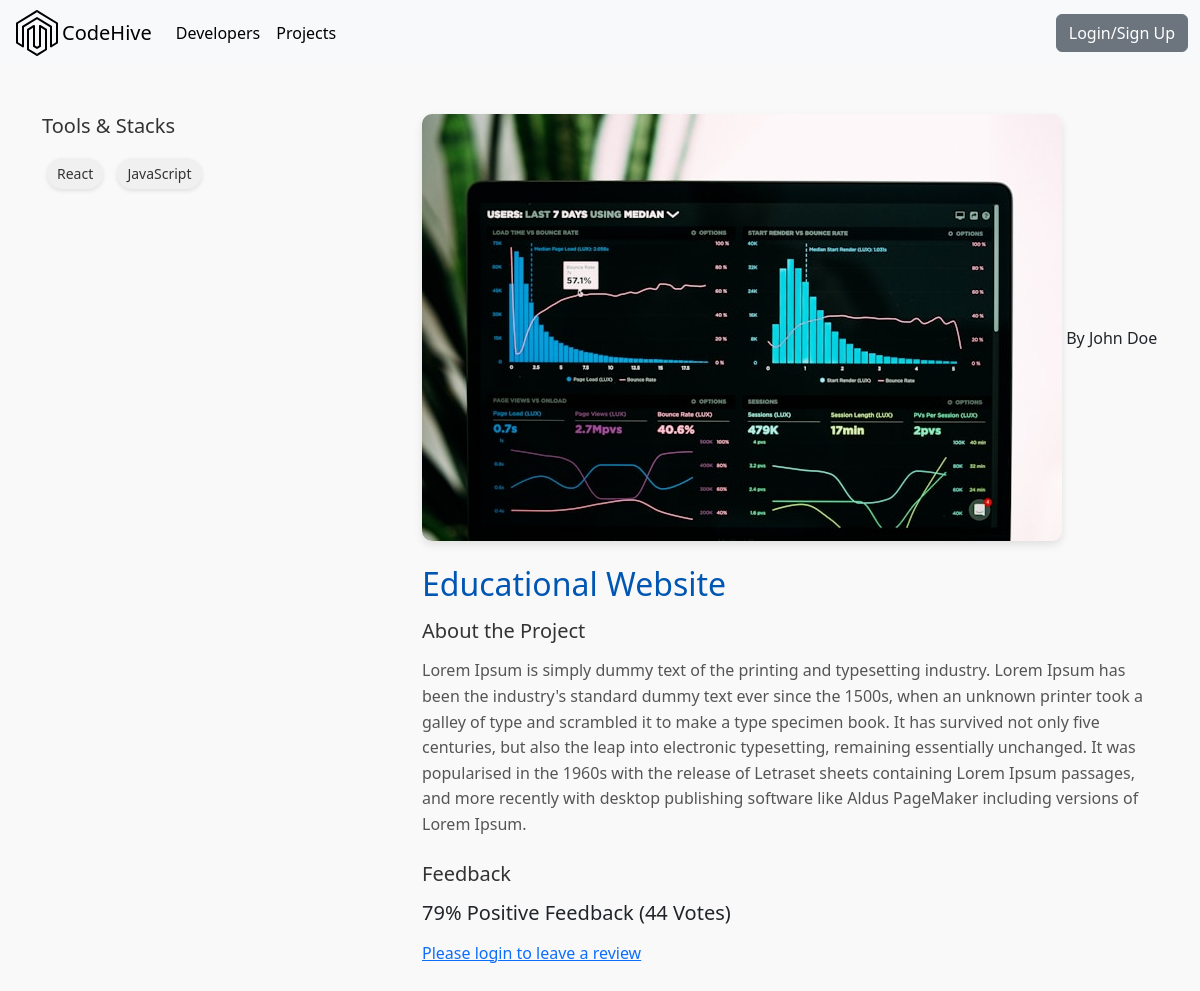
/projects/project/2fd3b689-e79a-4828-8b91-58bcdd89ed6d/, run on an earlier commit of the app's database.
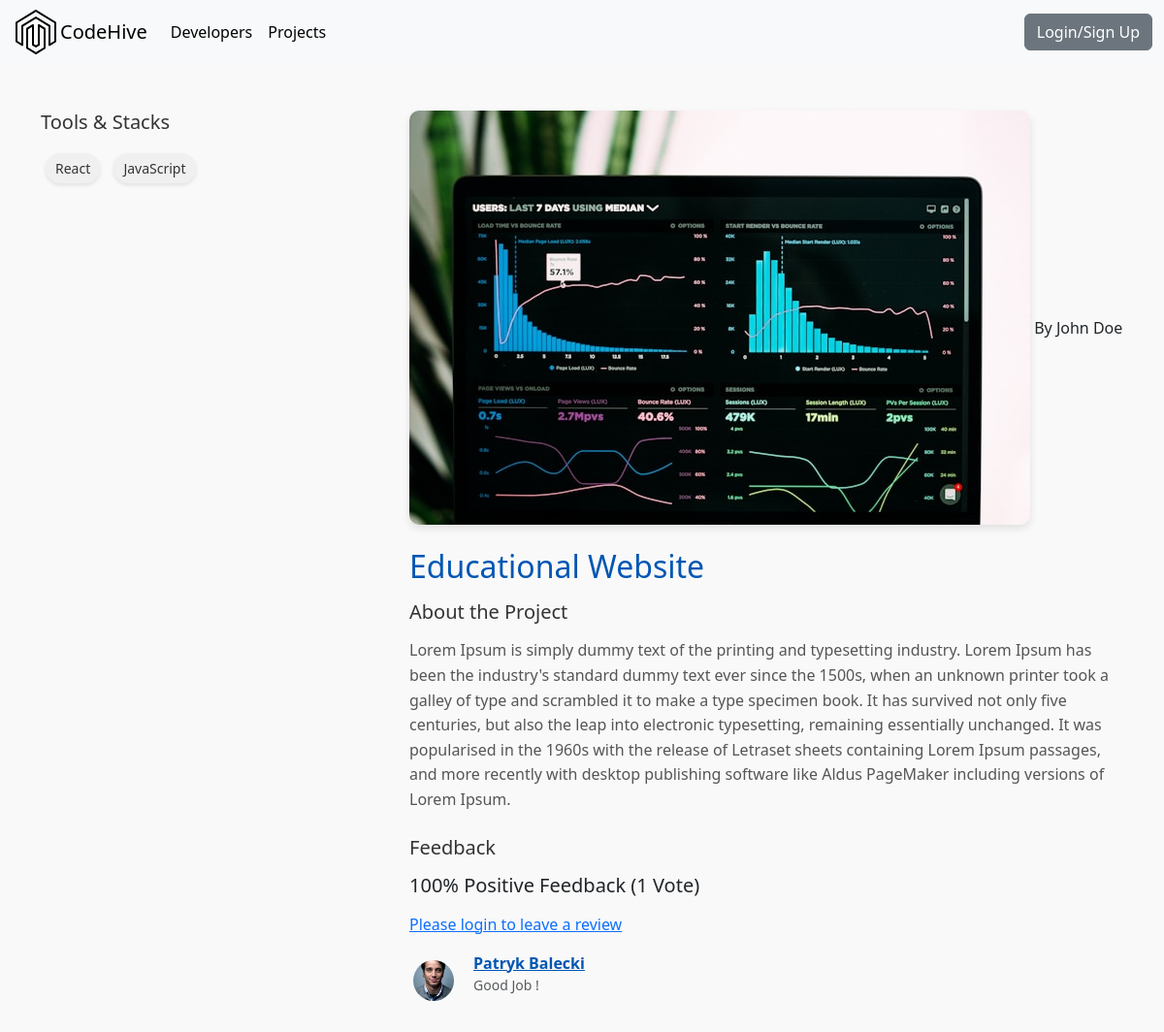
And on a later commit of the database.
### projects/models.py (models this page shows, shortened)
class Tag(models.Model):
    name = models.CharField(max_length=200)
    created = models.DateTimeField(auto_now_add=True)
    id = models.UUIDField(default=uuid.uuid4, unique=True, primary_key=True, editable=False)
    def __str__(self):
        return self.name

class Project(models.Model):
    owner = models.ForeignKey(Profile, null=True, blank=True, on_delete=models.CASCADE)
    title = models.CharField(max_length=200)
    description = models.TextField(null=True, blank=True)
    featured_image = models.ImageField(null=True, blank=True, default="default.jpg")
    demo_link = models.CharField(max_length=2000, null=True, blank=True)
    source_link = models.CharField(max_length=2000, null=True, blank=True)
    tags = models.ManyToManyField('Tag', blank=True)
    vote_total = models.IntegerField(default=0, null=True, blank=True)
    vote_ratio = models.IntegerField(default=0, null=True, blank=True)
    created = models.DateTimeField(auto_now_add=True)
    id = models.UUIDField(default=uuid.uuid4, unique=True, primary_key=True, editable=False)
    class Meta:
        ordering = ['-vote_ratio', '-vote_total', 'title']
    @property
    def reviewers(self):
        queryset = self.review_set.all().values_list('owner__id', flat=True)
        return queryset

class Review(models.Model):
    VOTE_TYPE = (
        ('up', 'Up Vote'),
        ('down', 'Down Vote'),
    )
    owner = models.ForeignKey(Profile, on_delete=models.CASCADE, null=True)
    project = models.ForeignKey(Project, on_delete=models.CASCADE)
    body = models.TextField(null=True, blank=True)
    value = models.CharField(max_length=200, choices=VOTE_TYPE)
    created = models.DateTimeField(auto_now_add=True)
    id = models.UUIDField(default=uuid.uuid4, unique=True, primary_key=True, editable=False)
    class Meta:
        unique_together = [['owner', 'project']]

### users/models.py (models this page shows, shortened)
class Profile(models.Model):
    user = models.OneToOneField(User, on_delete=models.CASCADE, null=True, blank=True)
    name = models.CharField(max_length=200, blank=True, null=True)
    email = models.EmailField(max_length=500, blank=True, null=True)
    username = models.CharField(max_length=200, blank=True, null=True)
    location = models.CharField(max_length=200, blank=True, null=True, default="Earth")
    short_intro = models.CharField(max_length=200, blank=True, null=True, default="This is a default bio. User has not added a bio yet.")
    bio = models.TextField(blank=True, null=True)
    profile_image = models.ImageField(null=True, blank=True, upload_to='profiles/', default="profiles/user-default.jpg")
    social_github = models.CharField(max_length=200, blank=True, null=True)
    social_twitter = models.CharField(max_length=200, blank=True, null=True)
    social_linkedin = models.CharField(max_length=200, blank=True, null=True)
    social_youtube = models.CharField(max_length=200, blank=True, null=True)
    social_website = models.CharField(max_length=200, blank=True, null=True)
    created = models.DateTimeField(auto_now_add=True)
    id = models.UUIDField(default=uuid.uuid4, unique=True, primary_key=True, editable=False)

### projects/views.py (the view, shortened to what this page needs)
# urls.py: path('project/<str:pk>/', views.project, name="project"),
def project(request, pk):
    projectObj = Project.objects.get(id=pk)
    form = ReviewForm()
    return render(request, 'projects/single-projects.html', {'project':projectObj,'form': form})

### projects/templates/projects/single-projects.html (shortened to what this page needs)
{% extends 'main.html' %}
{% block content %}
<main class="single-project py-5">
    <div class="container">
        <div class="row">
            <div class="col-md-4 mb-4">
                <h3 class="singleproject-subtitle">Tools & Stacks</h3>
                <div class="singleproject-toolstack mb-4">
                    {% for tag in project.tags.all %}
                    <span class="tag">{{ tag }}</span>
                    {% endfor %}
                </div>
            </div>
            <div class="col-md-8">
                <img class="singleproject-preview img-fluid mb-4" src="{{ project.featured_image.url }}" alt="Portfolio Thumbnail" />
                <a href="{% url 'user-profile' project.owner.id  %}"class="singleProject__developer text-decoration-none text-dark "> By {{project.owner.name}}</a>
                <h2 class="singleproject-title mb-3">{{ project.title }}</h2>
                <h3 class="singleproject-subtitle">About the Project</h3>
                <div class="singleproject-info mb-4">
                    {{ project.description }}
                </div>
                <div class="comments">
                    <h3 class="singleproject-subtitle">Feedback</h3>
                    <h5 class="project-rating mb-3">
                        {{ project.vote_ratio }}% Positive Feedback ({{ project.vote_total }}
                        Vote{{ project.vote_total|pluralize:"s" }})
                    </h5>
                    {% if request.user.profile.id in project.reviewers %}
                    <p>You have already submitted your review for this project</p>
                    {% elif request.user.profile == project.owner %}
                    <p>You cannot review your own work</p>
                    {% else %}
                    <a href="{% url 'login'%}"?next={{request.path}} class="d-block mb-3">Please login to leave a review</a>
                    {% endif %}
                    <div class="comment-list">
                        {% for review in project.review_set.all %}
                        {% if review.body %}
                        <div class="comment d-flex mb-3">
                            <a href="{% url 'user-profile' review.owner.id  %}">
                                <img class="avatar rounded-circle me-3" src="{{review.owner.profile_image.url}}" alt="user" style="width: 50px; height: 50px;" />
                            </a>
                            <div>
                                <a href="" class="comment-author fw-bold d-block">{{review.owner.name}}</a>
                                <p class="comment-info text-muted small">{{review.body|linebreaksbr}}</p>
                            </div>
                        </div>
                        {% endif %}
                        {% endfor %}
                    </div>
                </div>
            </div>
        </div>
    </div>
</main>
{% endblock %}

What changed in the data, as far as the page shows it:
changed Project "Educational Website": vote_ratio "79" → "100"; vote_total "44" → "1"
added Review: owner.profile_image (picture), owner.name "Patryk Balecki", body "Good Job !"
